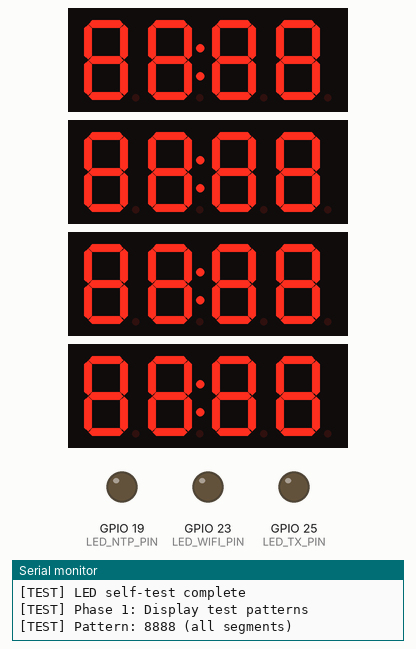
A sketch run on a simulated ESP32. On the bench: 4 × 4-digit seven-segment display, output pins drawn as LEDs (lit = HIGH), the last lines printed to the serial monitor.

Above: at 4.1 s.
At 5.1 s:
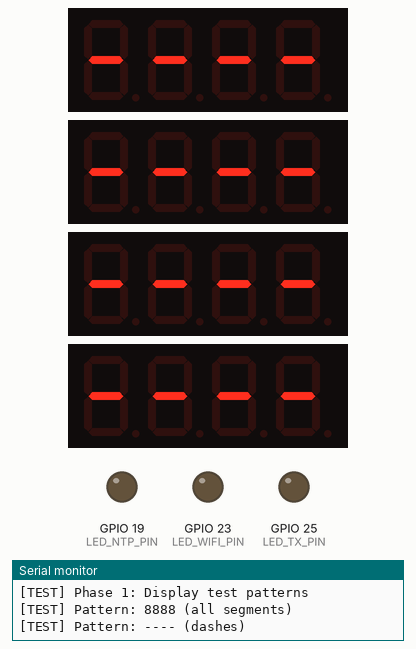
At 6.1 s:
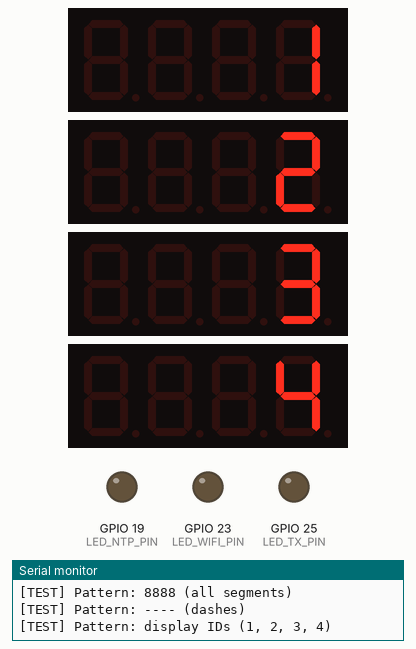
At 7.1 s:
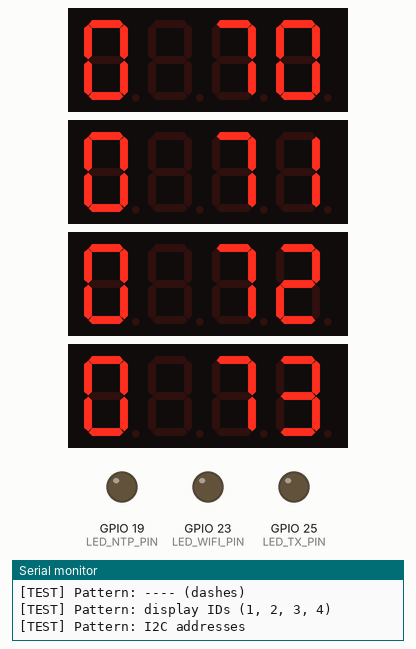
At 14.2 s:
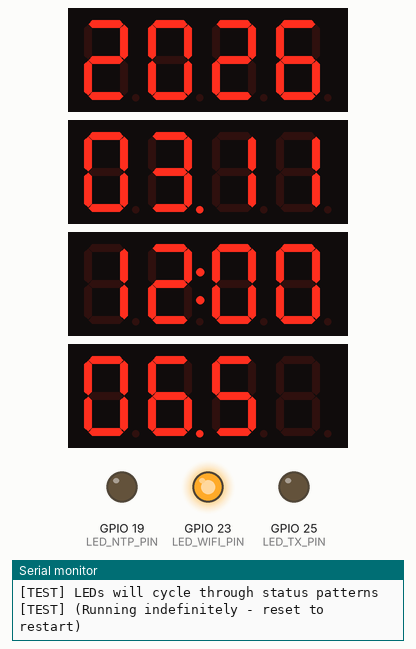
At 32.2 s:
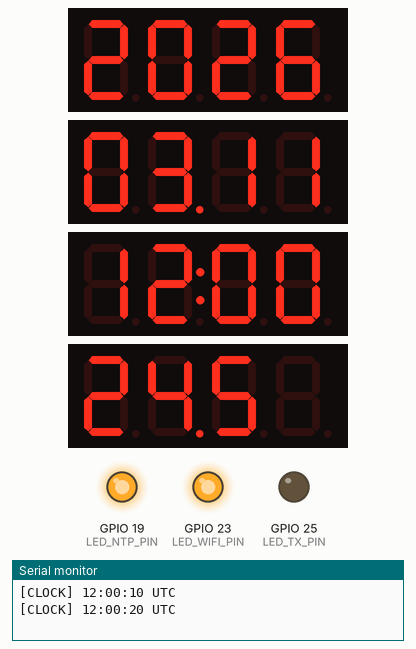
Timing chart, 0 to 40.0 s (numbered marks = the images above):
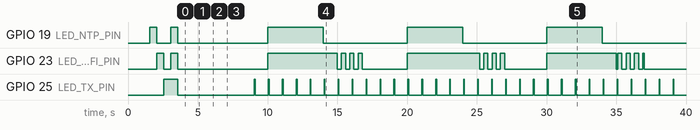

Measured:
- by itself, GPIO 19 (LED_NTP_PIN): goes HIGH 0.50 s, LOW 1.0 s, HIGH 0.50 s, 3 × (LOW 6.4 s, HIGH 4.0 s), then LOW
- by itself, GPIO 23 (LED_WIFI_PIN): LOW → HIGH at 2.1 s, → LOW 0.50 s later, → HIGH 0.50 s later, → LOW 0.50 s later, … (30 changes in this stretch)
- by itself, GPIO 25 (LED_TX_PIN): goes HIGH 1.0 s, LOW 5.5 s, 30 × (HIGH 0.05 s, LOW 0.95 s), HIGH 0.05 s, then LOW
- what the display in image 0 shows lasts 1.0 s, from 4.1 s to 5.1 s
- what the display in image 3 shows lasts 2.0 s, from 7.1 s to 9.1 s

The sketch:

test_status_display.ino
```cpp
/*
 * test_status_display.ino - Status LED & 7-Segment Display Test
 *
 * Standalone test for the status display interface:
 *   - 3 status LEDs (direct GPIO drive)
 *   - 4× Adafruit HT16K33 7-segment displays (I2C)
 *
 * Test sequence:
 *   1. I2C bus scan (find all connected displays)
 *   2. LED self-test (cycle each LED)
 *   3. Display self-test (test pattern on each display)
 *   4. Running clock display (counts up) + LED status cycling
 *
 * Wiring:
 *   GPIO 19 → Green LED → 220Ω → GND  (NTP status)
 *   GPIO 23 → Blue LED  → 220Ω → GND  (WiFi status)
 *   GPIO 25 → Red LED   → 220Ω → GND  (TX status)
 *   GPIO 21 (SDA) → All display SDA
 *   GPIO 22 (SCL) → All display SCL
 *   3.3V → All display VCC
 *   GND  → All display GND
 *
 * Upload: Arduino IDE → Open this .ino → Select ESP32 board → Upload
 * Monitor: 115200 baud
 */

#include <Wire.h>
#include <Adafruit_GFX.h>
#include <Adafruit_LEDBackpack.h>

// ============================================================
// Configuration (inlined from config.h)
// Source of truth: wwvb_transmitter/config.h
// Last synced: 2026-03-11
// ============================================================

// GPIO pins
const int LED_NTP_PIN  = 19;   // Green LED: NTP sync status
const int LED_WIFI_PIN = 23;   // Blue LED: WiFi connection status
const int LED_TX_PIN   = 25;   // Red LED: Transmit activity
const int I2C_SDA_PIN  = 21;   // I2C data
const int I2C_SCL_PIN  = 22;   // I2C clock

// Display I2C addresses
const uint8_t DISPLAY_ADDR_YEAR   = 0x70;
const uint8_t DISPLAY_ADDR_DATE   = 0x71;
const uint8_t DISPLAY_ADDR_TIME   = 0x72;
const uint8_t DISPLAY_ADDR_STATUS = 0x73;
const uint8_t DISPLAY_BRIGHTNESS  = 4;
const uint8_t DISPLAY_COUNT       = 4;

// ============================================================
// Display instances
// ============================================================
Adafruit_7segment displays[DISPLAY_COUNT];
const uint8_t dispAddrs[DISPLAY_COUNT] = {
  DISPLAY_ADDR_YEAR, DISPLAY_ADDR_DATE,
  DISPLAY_ADDR_TIME, DISPLAY_ADDR_STATUS
};
const char* dispNames[DISPLAY_COUNT] = {
  "Year", "Date", "Time", "Status"
};
bool dispAvailable[DISPLAY_COUNT] = {false, false, false, false};

// ============================================================
// Test state
// ============================================================
int testPhase = 0;
unsigned long phaseStart = 0;
int simHour = 12, simMin = 0, simSec = 0;
unsigned long lastSecond = 0;

// ============================================================
// Setup
// ============================================================
void setup() {
  Serial.begin(115200);
  delay(1000);

  Serial.println("================================================");
  Serial.println("  Status Display Test - LEDs & 7-Segment");
  Serial.println("================================================\n");

  // ---- Initialize LED pins ----
  pinMode(LED_NTP_PIN, OUTPUT);
  pinMode(LED_WIFI_PIN, OUTPUT);
  pinMode(LED_TX_PIN, OUTPUT);
  digitalWrite(LED_NTP_PIN, LOW);
  digitalWrite(LED_WIFI_PIN, LOW);
  digitalWrite(LED_TX_PIN, LOW);
  Serial.println("[LED] GPIO pins initialized (19, 23, 25)");

  // ---- I2C bus scan ----
  Wire.begin(I2C_SDA_PIN, I2C_SCL_PIN);
  Serial.println("\n[I2C] Scanning bus...");
  int totalFound = 0;
  for (uint8_t addr = 1; addr < 127; addr++) {
    Wire.beginTransmission(addr);
    if (Wire.endTransmission() == 0) {
      Serial.printf("[I2C] Device found at 0x%02X", addr);
      // Check if it's one of our expected addresses
      for (int i = 0; i < DISPLAY_COUNT; i++) {
        if (addr == dispAddrs[i]) {
          Serial.printf(" ← %s display", dispNames[i]);
        }
      }
      Serial.println();
      totalFound++;
    }
  }
  Serial.printf("[I2C] Scan complete: %d device(s) found\n\n", totalFound);

  // ---- Initialize displays ----
  int dispFound = 0;
  for (int i = 0; i < DISPLAY_COUNT; i++) {
    if (displays[i].begin(dispAddrs[i])) {
      dispAvailable[i] = true;
      dispFound++;
      displays[i].setBrightness(DISPLAY_BRIGHTNESS);
      displays[i].clear();
      displays[i].writeDisplay();
      Serial.printf("[DISP] %s (0x%02X): OK\n", dispNames[i], dispAddrs[i]);
    } else {
      Serial.printf("[DISP] %s (0x%02X): NOT FOUND\n", dispNames[i], dispAddrs[i]);
    }
  }
  Serial.printf("[DISP] %d of %d displays initialized\n\n", dispFound, DISPLAY_COUNT);

  // ---- Start test sequence ----
  Serial.println("Starting test sequence...\n");
  phaseStart = millis();
  testPhase = 0;
}

// ============================================================
// Main Loop
// ============================================================
void loop() {
  unsigned long now = millis();
  unsigned long elapsed = now - phaseStart;

  switch (testPhase) {
    case 0: testLedSequence(elapsed); break;
    case 1: testDisplayPatterns(elapsed); break;
    case 2: testRunningClock(now); break;
  }
}

// ============================================================
// Phase 0: LED Self-Test (3 seconds total)
// ============================================================
void testLedSequence(unsigned long elapsed) {
  if (elapsed < 500) {
    // All off
    Serial.println("[TEST] Phase 0: LED self-test");
    Serial.println("[TEST] All LEDs off");
    allLedsOff();
  } else if (elapsed < 1000) {
    // Green on
    static bool printed1 = false;
    if (!printed1) { Serial.println("[TEST] NTP LED (green) ON"); printed1 = true; }
    digitalWrite(LED_NTP_PIN, HIGH);
  } else if (elapsed < 1500) {
    // Green off, Blue on
    static bool printed2 = false;
    if (!printed2) { Serial.println("[TEST] WiFi LED (blue) ON"); printed2 = true; }
    digitalWrite(LED_NTP_PIN, LOW);
    digitalWrite(LED_WIFI_PIN, HIGH);
  } else if (elapsed < 2000) {
    // Blue off, Red on
    static bool printed3 = false;
    if (!printed3) { Serial.println("[TEST] TX LED (red) ON"); printed3 = true; }
    digitalWrite(LED_WIFI_PIN, LOW);
    digitalWrite(LED_TX_PIN, HIGH);
  } else if (elapsed < 2500) {
    // All on
    static bool printed4 = false;
    if (!printed4) { Serial.println("[TEST] All LEDs ON"); printed4 = true; }
    digitalWrite(LED_NTP_PIN, HIGH);
    digitalWrite(LED_WIFI_PIN, HIGH);
    digitalWrite(LED_TX_PIN, HIGH);
  } else if (elapsed < 3000) {
    // All off
    allLedsOff();
  } else {
    Serial.println("[TEST] LED self-test complete\n");
    testPhase = 1;
    phaseStart = millis();
  }
}

// ============================================================
// Phase 1: Display Test Patterns (4 seconds)
// ============================================================
void testDisplayPatterns(unsigned long elapsed) {
  static int lastPattern = -1;
  int pattern = elapsed / 1000;

  if (pattern != lastPattern) {
    lastPattern = pattern;

    switch (pattern) {
      case 0:
        // Show "8888" on all displays (all segments lit)
        Serial.println("[TEST] Phase 1: Display test patterns");
        Serial.println("[TEST] Pattern: 8888 (all segments)");
        for (int i = 0; i < DISPLAY_COUNT; i++) {
          if (!dispAvailable[i]) continue;
          displays[i].writeDigitNum(0, 8);
          displays[i].writeDigitNum(1, 8);
          displays[i].writeDigitNum(3, 8);
          displays[i].writeDigitNum(4, 8);
          displays[i].drawColon(true);
          displays[i].writeDisplay();
        }
        break;

      case 1:
        // Show "----" (dash segments)
        Serial.println("[TEST] Pattern: ---- (dashes)");
        for (int i = 0; i < DISPLAY_COUNT; i++) {
          if (!dispAvailable[i]) continue;
          displays[i].writeDigitRaw(0, 0x40);
          displays[i].writeDigitRaw(1, 0x40);
          displays[i].writeDigitRaw(3, 0x40);
          displays[i].writeDigitRaw(4, 0x40);
          displays[i].drawColon(false);
          displays[i].writeDisplay();
        }
        break;

      case 2:
        // Show display number on each (1, 2, 3, 4)
        Serial.println("[TEST] Pattern: display IDs (1, 2, 3, 4)");
        for (int i = 0; i < DISPLAY_COUNT; i++) {
          if (!dispAvailable[i]) continue;
          displays[i].clear();
          displays[i].writeDigitNum(4, i + 1);
          displays[i].writeDisplay();
        }
        break;

      case 3:
        // Show address on each display
        Serial.println("[TEST] Pattern: I2C addresses");
        for (int i = 0; i < DISPLAY_COUNT; i++) {
          if (!dispAvailable[i]) continue;
          displays[i].clear();
          // Show "0x7N" where N is 0-3
          displays[i].writeDigitNum(0, 0);
          displays[i].writeDigitRaw(1, 0x00); // blank
          displays[i].writeDigitNum(3, 7);
          displays[i].writeDigitNum(4, i);
          displays[i].writeDisplay();
        }
        break;
    }
  }

  if (elapsed >= 4000) {
    Serial.println("[TEST] Display test complete\n");
    Serial.println("[TEST] Phase 2: Running clock simulation");
    Serial.println("[TEST] LEDs will cycle through status patterns");
    Serial.println("[TEST] (Running indefinitely - reset to restart)\n");
    testPhase = 2;
    phaseStart = millis();
    lastSecond = millis();
  }
}

// ============================================================
// Phase 2: Running Clock + LED Status Cycling (continuous)
// ============================================================
void testRunningClock(unsigned long now) {
  // Advance simulated clock every second
  if (now - lastSecond >= 1000) {
    lastSecond = now;
    simSec++;
    if (simSec >= 60) { simSec = 0; simMin++; }
    if (simMin >= 60) { simMin = 0; simHour++; }
    if (simHour >= 24) { simHour = 0; }

    // Update displays
    updateClockDisplays();

    // Brief TX flash
    digitalWrite(LED_TX_PIN, HIGH);
    delay(50);
    digitalWrite(LED_TX_PIN, LOW);

    // Print every 10 seconds
    if (simSec % 10 == 0) {
      Serial.printf("[CLOCK] %02d:%02d:%02d UTC\n", simHour, simMin, simSec);
    }
  }

  // Cycle LED patterns based on time
  unsigned long cycleMs = now % 10000;  // 10-second cycle

  if (cycleMs < 3000) {
    // Simulate: WiFi connected, NTP synced
    digitalWrite(LED_WIFI_PIN, HIGH);
    digitalWrite(LED_NTP_PIN, HIGH);
  } else if (cycleMs < 5000) {
    // Simulate: WiFi connected, NTP aging (slow blink)
    digitalWrite(LED_WIFI_PIN, HIGH);
    digitalWrite(LED_NTP_PIN, (now / 1000) % 2);
  } else if (cycleMs < 7000) {
    // Simulate: WiFi connecting (fast blink), NTP off
    digitalWrite(LED_WIFI_PIN, (now / 300) % 2);
    digitalWrite(LED_NTP_PIN, LOW);
  } else {
    // Simulate: WiFi disconnected, NTP off
    digitalWrite(LED_WIFI_PIN, LOW);
    digitalWrite(LED_NTP_PIN, LOW);
  }
}

// ============================================================
// Helper: Update all clock displays
// ============================================================
void updateClockDisplays() {
  int year = 2026;
  int month = 3;
  int day = 11;

  // Display 1: Year
  if (dispAvailable[0]) {
    displays[0].writeDigitNum(0, 2);
    displays[0].writeDigitNum(1, 0);
    displays[0].writeDigitNum(3, 2);
    displays[0].writeDigitNum(4, 6);
    displays[0].drawColon(false);
    displays[0].writeDisplay();
  }

  // Display 2: Month.Day
  if (dispAvailable[1]) {
    displays[1].writeDigitNum(0, month / 10);
    displays[1].writeDigitNum(1, month % 10, true);  // dot after month
    displays[1].writeDigitNum(3, day / 10);
    displays[1].writeDigitNum(4, day % 10);
    displays[1].drawColon(false);
    displays[1].writeDisplay();
  }

  // Display 3: Hour:Min
  if (dispAvailable[2]) {
    displays[2].writeDigitNum(0, simHour / 10);
    displays[2].writeDigitNum(1, simHour % 10);
    displays[2].writeDigitNum(3, simMin / 10);
    displays[2].writeDigitNum(4, simMin % 10);
    displays[2].drawColon(true);
    displays[2].writeDisplay();
  }

  // Display 4: Seconds + Status
  if (dispAvailable[3]) {
    displays[3].writeDigitNum(0, simSec / 10);
    displays[3].writeDigitNum(1, simSec % 10, true);  // dot after seconds
    displays[3].writeDigitAscii(3, 'S');               // Standard time
    displays[3].writeDigitRaw(4, 0x00);                // blank
    displays[3].drawColon(false);
    displays[3].writeDisplay();
  }
}

// ============================================================
// Helper: All LEDs off
// ============================================================
void allLedsOff() {
  digitalWrite(LED_NTP_PIN, LOW);
  digitalWrite(LED_WIFI_PIN, LOW);
  digitalWrite(LED_TX_PIN, LOW);
}
```
